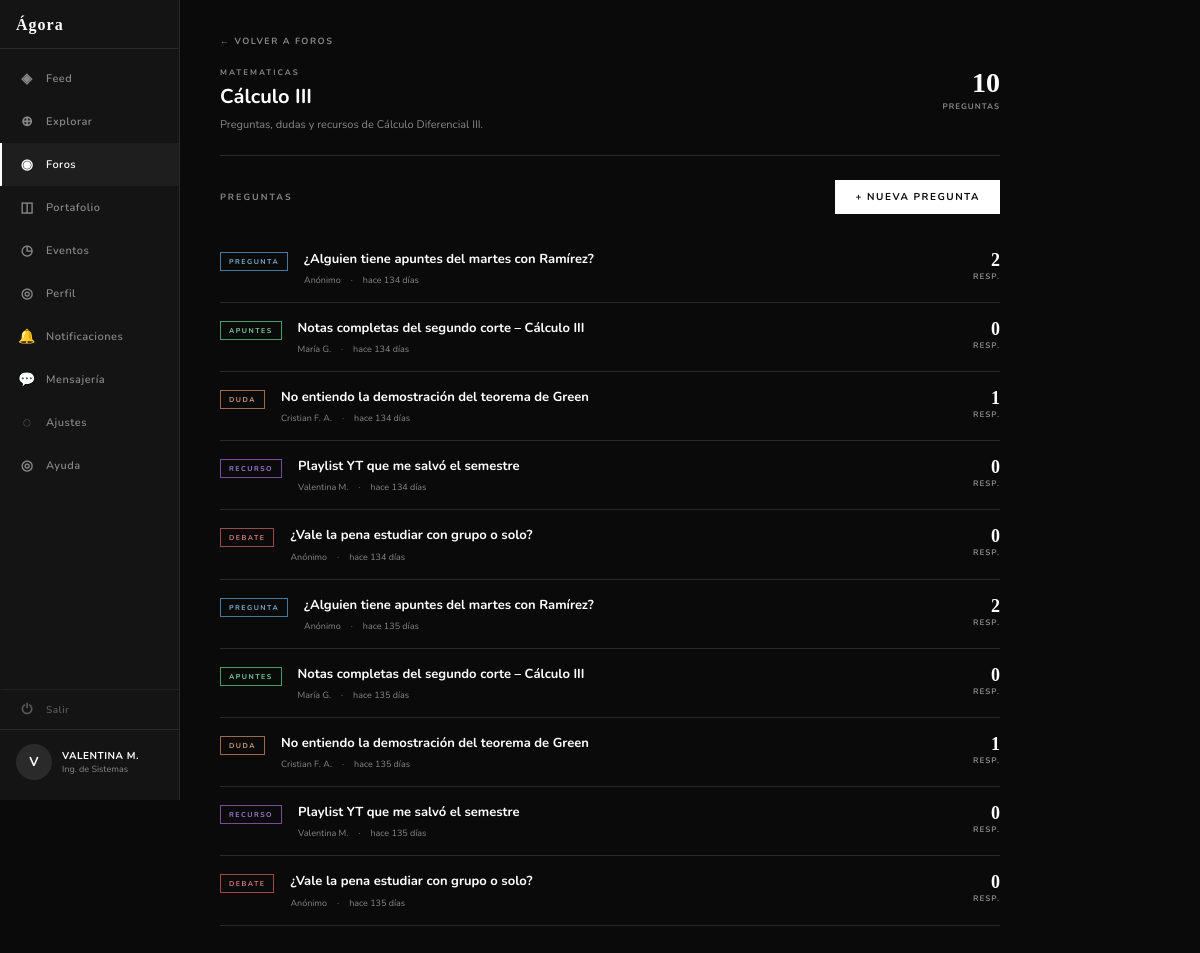
The page /foros/2 (signed in) on the database its author committed.
### tables this page shows
CREATE TABLE usuarios (
    id           INTEGER PRIMARY KEY AUTOINCREMENT,
    nombre       TEXT    NOT NULL,
    correo       TEXT    NOT NULL UNIQUE,
    password     TEXT    NOT NULL,
    carrera      TEXT,
    universidad  TEXT,
    semestre     INTEGER,
    bio          TEXT,
    avatar_url   TEXT,
    rol          TEXT    NOT NULL DEFAULT 'estudiante',
                         -- 'estudiante' | 'moderador' | 'admin'
    verificado   INTEGER NOT NULL DEFAULT 0,   -- 1 = verificado
    activo       INTEGER NOT NULL DEFAULT 1,   -- 0 = suspendido/baneado
    creado_en    DATETIME DEFAULT CURRENT_TIMESTAMP
);

CREATE TABLE foros (
    id           INTEGER PRIMARY KEY AUTOINCREMENT,
    nombre       TEXT    NOT NULL UNIQUE,
    descripcion  TEXT,
    categoria    TEXT,   -- 'matematicas' | 'sistemas' | 'campus' | etc.
    creado_por   INTEGER REFERENCES usuarios(id),
    creado_en    DATETIME DEFAULT CURRENT_TIMESTAMP
);

CREATE TABLE preguntas_foro (
    id           INTEGER PRIMARY KEY AUTOINCREMENT,
    foro_id      INTEGER NOT NULL REFERENCES foros(id) ON DELETE CASCADE,
    autor_id     INTEGER REFERENCES usuarios(id),  -- NULL = anónimo
    tipo         TEXT    NOT NULL DEFAULT 'pregunta',
                         -- 'pregunta' | 'apuntes' | 'duda' | 'recurso' | 'debate'
    titulo       TEXT    NOT NULL,
    contenido    TEXT,
    es_anonimo   INTEGER NOT NULL DEFAULT 0,
    creado_en    DATETIME DEFAULT CURRENT_TIMESTAMP
);

### app.py (the view)
@app.route('/foros/<int:foro_id>')
@login_required
def foro_detalle(foro_id):
    conn = get_db()
    cur  = conn.cursor()
    cur.execute("SELECT * FROM foros WHERE id = ?", (foro_id,))
    foro = cur.fetchone()
    if not foro:
        conn.close()
        flash('Foro no encontrado.', 'error')
        return redirect(url_for('foros'))
    cur.execute("""
        SELECT pf.id, pf.titulo, pf.contenido, pf.tipo, pf.es_anonimo, pf.creado_en,
               u.nombre AS autor_nombre,
               (SELECT COUNT(*) FROM respuestas_foro rf WHERE rf.pregunta_id = pf.id) AS total_respuestas
        FROM preguntas_foro pf
        JOIN usuarios u ON u.id = pf.autor_id
        WHERE pf.foro_id = ? ORDER BY pf.creado_en DESC
    """, (foro_id,))
    filas = cur.fetchall()
    conn.close()
    preguntas = []
    for fila in filas:
        d = dict(fila); d['tiempo_relativo'] = tiempo_relativo(d['creado_en']); preguntas.append(d)
    return render_template('foros/detalle.html', foro=dict(foro), preguntas=preguntas)

### app.py (called while the page is built)
def get_db():
    conn = sqlite3.connect(DB)
    conn.row_factory = sqlite3.Row
    return conn

def tiempo_relativo(fecha_str):
    try:
        fecha = datetime.strptime(str(fecha_str), '%Y-%m-%d %H:%M:%S')
    except (ValueError, TypeError):
        return ''
    delta = datetime.now() - fecha
    segundos = int(delta.total_seconds())
    if segundos < 60:
        return 'ahora mismo'
    if segundos < 3600:
        return f'hace {segundos // 60}min'
    if segundos < 86400:
        return f'hace {segundos // 3600}h'
    return f'hace {delta.days} días'

def login_required(f):
    from functools import wraps
    @wraps(f)
    def decorated(*args, **kwargs):
        if not session.get('user_id'):
            return redirect(url_for('login'))
        return f(*args, **kwargs)
    return decorated

### templates/foros/detalle.html (shortened to what this page needs)
{% extends "compartidos/base.html" %}
{% block content %}
<div class="foro-det-layout">
  {% set pagina_activa = 'foros' %}
  {% include 'compartidos/sidebar.html' %}
  <main class="foro-det-main">
    <a class="btn-back" href="{{ url_for('foros') }}">← Volver a foros</a>
    <div class="foro-header">
      <div class="foro-header-info">
        {% if foro.categoria %}
          <div class="foro-cat-badge">{{ foro.categoria | upper }}</div>
        {% endif %}
        <div class="foro-titulo-grande">{{ foro.nombre }}</div>
        {% if foro.descripcion %}
          <div class="foro-desc-text">{{ foro.descripcion }}</div>
        {% endif %}
      </div>
      <div class="foro-header-stat">
        <div class="stat-num-grande">{{ preguntas|length }}</div>
        <div class="stat-lbl-grande">preguntas</div>
      </div>
    </div>
    <div class="nueva-preg-bar">
      <span class="seccion-label">Preguntas</span>
      <button class="btn-primary"
              onclick="document.getElementById('modal-nueva-preg').classList.add('visible')">
        + Nueva pregunta
      </button>
    </div>
    {% if preguntas %}
      {% for p in preguntas %}
        <a class="pregunta-card"
           href="{{ url_for('foro_pregunta', foro_id=foro.id, pregunta_id=p.id) }}">
          <span class="tipo-badge {{ p.tipo }}">{{ p.tipo }}</span>
          <div class="pregunta-info">
            <div class="pregunta-titulo">{{ p.titulo }}</div>
            <div class="pregunta-meta">
              <span>
                {% if p.es_anonimo %}Anónimo
                {% else %}{% if p.autor_id and not p.es_anonimo %}<a href="{{ url_for('ver_perfil_usuario', usuario_id=p.autor_id) }}" style="color:inherit;text-decoration:none;font-weight:600;">{{ p.autor_nombre }}</a>{% else %}{{ p.autor_nombre }}{% endif %}{% endif %}
              </span>
              <span>·</span>
              <span>{{ p.tiempo_relativo }}</span>
            </div>
          </div>
          <div class="pregunta-respuestas">
            <div class="resp-num">{{ p.total_respuestas }}</div>
            <div class="resp-lbl">resp.</div>
          </div>
        </a>
      {% endfor %}
    {% endif %}
  </main>
</div>
{% endblock %}

### templates/compartidos/sidebar.html (shortened to what this page needs)
<aside class="sidebar">
  <div class="sidebar-top">
    <div class="sidebar-logo">Ágora</div>
    <nav class="sidebar-nav">
      <a class="nav-item {% if pagina_activa == 'feed' %}active{% endif %}"
         href="{{ url_for('feed') }}">
        <span class="nav-icon">◈</span> Feed
      </a>
      <a class="nav-item {% if pagina_activa == 'explorar' %}active{% endif %}"
         href="{{ url_for('explorar') }}">
        <span class="nav-icon">⊕</span> Explorar
      </a>
      <a class="nav-item {% if pagina_activa == 'foros' %}active{% endif %}"
         href="{{ url_for('foros') }}">
        <span class="nav-icon">◉</span> Foros
      </a>
      <a class="nav-item {% if pagina_activa == 'portafolio' %}active{% endif %}"
         href="{{ url_for('portafolio') }}">
        <span class="nav-icon">◫</span> Portafolio
      </a>
      <a class="nav-item {% if pagina_activa == 'eventos' %}active{% endif %}"
         href="{{ url_for('eventos') }}">
        <span class="nav-icon">◷</span> Eventos
      </a>
      <a class="nav-item {% if pagina_activa == 'perfil' %}active{% endif %}"
         href="{{ url_for('perfil') }}">
        <span class="nav-icon">◎</span> Perfil
      </a>
      <a class="nav-item {% if pagina_activa == 'notificaciones' %}active{% endif %}"
         href="{{ url_for('notificaciones') }}"
         id="nav-notificaciones" style="position:relative;">
        <span class="nav-icon">🔔</span> Notificaciones
      </a>
      <a class="nav-item {% if pagina_activa == 'mensajes' %}active{% endif %}"
         href="{{ url_for('mensajes') }}"
         id="nav-mensajes" style="position:relative;">
        <span class="nav-icon">💬</span> Mensajería
      </a>
      <a class="nav-item {% if pagina_activa == 'ajustes' %}active{% endif %}"
         href="{{ url_for('ajustes') }}">
        <span class="nav-icon">◌</span> Ajustes
      </a>
      <a class="nav-item {% if pagina_activa == 'ayuda' %}active{% endif %}"
         href="{{ url_for('ayuda') }}">
        <span class="nav-icon">◎</span> Ayuda
      </a>
    </nav>
  </div>
  <div class="sidebar-bottom">
    <a class="sidebar-logout" href="{{ url_for('logout') }}"
       onclick="return confirm('¿Cerrar sesión?')">
      <span class="nav-icon">⏻</span> Salir
    </a>
      <div class="sidebar-user">
      <div class="user-avatar">{{ session.nombre[0].upper() }}</div>
      <div class="user-info">
        <div class="user-name">{{ session.nombre.upper() }}</div>
        <div class="user-carrera">{{ session.carrera }}</div>
      </div>
    </div>
  </div>
</aside>

### static/css/style.css (style rules this page uses)
:root { --fondo: #0A0A0A; --panel: #141414; --superficie: #1E1E1E; --borde: #2A2A2A; --texto: #FFFFFF; --texto-dim: #888888; --acento: #FFFFFF; --acento-txt: #0A0A0A; --fuente-body: 'Nunito', sans-serif; --fuente-display: Georgia, serif; }
*, *::before, *::after { box-sizing: border-box; margin: 0; padding: 0; }
body { font-family: var(--fuente-body); background: var(--fondo); color: var(--texto); min-height: 100vh; }
a { text-decoration: none; color: inherit; }
.btn-primary { display: inline-flex; align-items: center; justify-content: center; padding: 10px 20px; background: var(--acento); color: var(--acento-txt); font-family: var(--fuente-body); font-size: 10px; font-weight: 700; letter-spacing: 1.5px; text-transform: uppercase; border: none; border-radius: 0; cursor: pointer; transition: opacity 0.15s, transform 0.12s; text-decoration: none; }
.sidebar { width: 180px; min-width: 180px; height: 100vh; background: var(--panel); border-right: 1px solid var(--borde); display: flex; flex-direction: column; justify-content: space-between; padding: 16px 0 20px; position: sticky; top: 0; overflow-y: auto; flex-shrink: 0; }
.sidebar-top { display: flex; flex-direction: column; }
.sidebar-logo { font-family: var(--fuente-display); font-size: 16px; font-weight: bold; color: var(--texto); letter-spacing: 1px; padding: 0 16px 14px; border-bottom: 1px solid var(--borde); margin-bottom: 8px; }
.sidebar-nav { display: flex; flex-direction: column; }
.nav-item { display: flex; align-items: center; gap: 10px; padding: 12px 16px; font-size: 11px; font-weight: 600; letter-spacing: 0.5px; color: var(--texto-dim); cursor: pointer; transition: background 0.12s, color 0.12s; text-decoration: none; border-left: 2px solid transparent; }
.nav-item.active { background: var(--superficie); color: var(--texto); border-left-color: var(--texto); }
.nav-icon { font-size: 14px; width: 18px; text-align: center; flex-shrink: 0; }
.sidebar-bottom { display: flex; flex-direction: column; }
.sidebar-logout { display: flex; align-items: center; gap: 10px; padding: 10px 16px; font-size: 10px; font-weight: 600; letter-spacing: 0.5px; color: var(--texto-dim); text-decoration: none; border-top: 1px solid var(--borde); border-left: 2px solid transparent; transition: background 0.12s, color 0.12s; opacity: 0.6; }
.sidebar-user { padding: 14px 16px 0; border-top: 1px solid var(--borde); display: flex; align-items: center; gap: 10px; }
.user-avatar { width: 36px; height: 36px; border-radius: 50%; background: var(--borde); display: flex; align-items: center; justify-content: center; font-size: 13px; font-weight: 700; color: var(--texto); flex-shrink: 0; }
.user-info { min-width: 0; }
.user-name { font-size: 10px; font-weight: 700; color: var(--texto); letter-spacing: 0.5px; white-space: nowrap; overflow: hidden; text-overflow: ellipsis; }
.user-carrera { font-size: 9px; color: var(--texto-dim); white-space: nowrap; overflow: hidden; text-overflow: ellipsis; }

### rows shown on the page
usuarios: nombre "VALENTINA M."
foros: categoria "MATEMATICAS", nombre "Cálculo III", descripcion "Preguntas, dudas y recursos de Cálculo Diferencial III."
preguntas_foro: tipo "PREGUNTA", titulo "¿Alguien tiene apuntes del martes con Ramírez?", es_anonimo "Anónimo", tiempo_relativo "hace 134 días", total_respuestas "2"
preguntas_foro: tipo "APUNTES", titulo "Notas completas del segundo corte – Cálculo III", autor_nombre "María G.", tiempo_relativo "hace 134 días", total_respuestas "0"
preguntas_foro: tipo "DUDA", titulo "No entiendo la demostración del teorema de Green", autor_nombre "Cristian F. A.", tiempo_relativo "hace 134 días", total_respuestas "1"
preguntas_foro: tipo "RECURSO", titulo "Playlist YT que me salvó el semestre", autor_nombre "Valentina M.", tiempo_relativo "hace 134 días", total_respuestas "0"
preguntas_foro: tipo "DEBATE", titulo "¿Vale la pena estudiar con grupo o solo?", es_anonimo "Anónimo", tiempo_relativo "hace 134 días", total_respuestas "0"
preguntas_foro: tipo "PREGUNTA", titulo "¿Alguien tiene apuntes del martes con Ramírez?", es_anonimo "Anónimo", tiempo_relativo "hace 135 días", total_respuestas "2"
preguntas_foro: tipo "APUNTES", titulo "Notas completas del segundo corte – Cálculo III", autor_nombre "María G.", tiempo_relativo "hace 135 días", total_respuestas "0"
preguntas_foro: tipo "DUDA", titulo "No entiendo la demostración del teorema de Green", autor_nombre "Cristian F. A.", tiempo_relativo "hace 135 días", total_respuestas "1"
preguntas_foro: tipo "RECURSO", titulo "Playlist YT que me salvó el semestre", autor_nombre "Valentina M.", tiempo_relativo "hace 135 días", total_respuestas "0"
preguntas_foro: tipo "DEBATE", titulo "¿Vale la pena estudiar con grupo o solo?", es_anonimo "Anónimo", tiempo_relativo "hace 135 días", total_respuestas "0"

### other values the page prints
{{ session.nombre[0].upper() }} "V"
{{ session.carrera }} "Ing. de Sistemas"
{{ preguntas|length }} "10"
